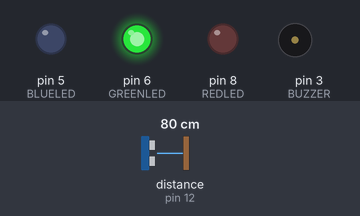
The sketch below on a simulated Arduino Uno, built with avr-gcc and run on an emulated ATmega328P. Shown: output pins drawn as LEDs (lit = HIGH), buzzer (waves = sounding). Inputs (shaded band) come from the test bench; at power-on: distance to the obstacle (sensor on pin 12) 80 cm. The echo pulse lasts 58.3 µs per cm; what the sketch prints to the serial monitor is not drawn.

Above: at 1.2 s.
1.3 s: distance to the obstacle (sensor on pin 12) set to 71 cm
At 2.0 s:
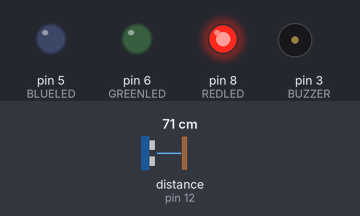
4.3 s: distance to the obstacle (sensor on pin 12) set to 2 cm
At 5.4 s:
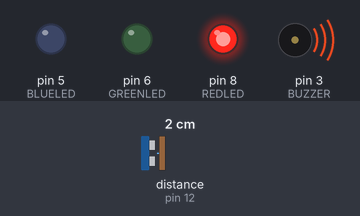
5.9 s: distance to the obstacle (sensor on pin 12) set to 11 cm
At 6.7 s:
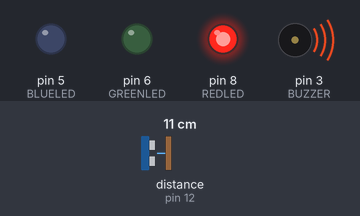
7.4 s: distance to the obstacle (sensor on pin 12) set to 13 cm
At 8.8 s:
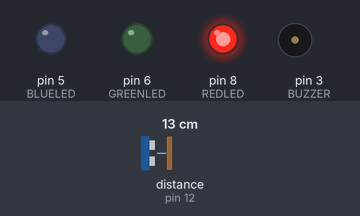
10.4 s: distance to the obstacle (sensor on pin 12) set to 120 cm
At 10.61 s:
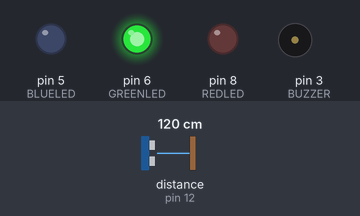
13.4 s: distance to the obstacle (sensor on pin 12) set to 145 cm
16.4 s: distance to the obstacle (sensor on pin 12) set to 155 cm
At 16.88 s:
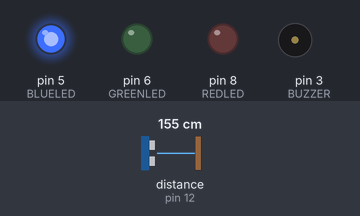
Timing chart, 0 to 19.4 s (numbered marks = the images above; inputs shaded):
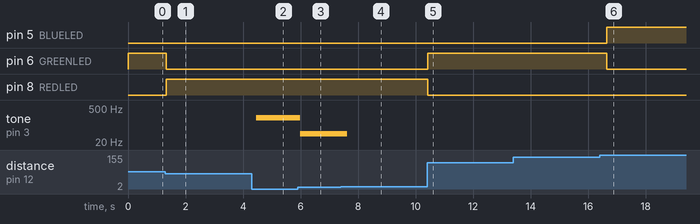

Measured:
- the behaviour switches between 76 and 75 cm on distance to the obstacle (sensor on pin 12) (found by bisection; images 0 and 1)
- the behaviour switches between 12 and 13 cm on distance to the obstacle (sensor on pin 12) (found by bisection; images 3 and 4)
- the behaviour switches between 149 and 150 cm on distance to the obstacle (sensor on pin 12) (found by bisection; images 5 and 6)
- after the input at 1.3 s, pin 6 (GREENLED): HIGH → LOW at once; pin 8 (REDLED): LOW → HIGH at once
- after the input at 4.3 s, tone on pin 3 (BUZZER): silent → 198 Hz after 0.17 s
- after the input at 5.9 s, tone on pin 3 (BUZZER): 198 Hz → 43 Hz after 0.09 s
- after the input at 7.4 s, tone on pin 3 (BUZZER): 43 Hz → silent after 0.23 s
- after the input at 10.4 s, pin 6 (GREENLED): LOW → HIGH at once; pin 8 (REDLED): HIGH → LOW at once
- after the input at 16.4 s, pin 5 (BLUELED): LOW → HIGH after 0.25 s; pin 6 (GREENLED): HIGH → LOW after 0.25 s

The sketch:

Lab_7.ino
```cpp
// Lab 7 - Ultrasonic Sensor
// Amy Ru
// EE 322 - Prof Chuck Bland


// constants need to be in UPPERCASE
// use "courier" font for better readiability and clean code!!

#include <HCSR04.h>

// initialize trig pins and leds
const int TRIGGERPIN = 13;
const int ECHOPIN = 12;
const int REDLED = 8;
const int GREENLED = 6;
const int BLUELED = 5;
const int BUZZER = 3;

UltraSonicDistanceSensor distanceSensor(TRIGGERPIN, ECHOPIN);
// this is a type, not a variable name

void setup ()
    {
    Serial.begin(9600); // initialize baud rate at 9600
    pinMode(REDLED, OUTPUT);
    pinMode(GREENLED, OUTPUT);
    pinMode(BLUELED, OUTPUT);
    pinMode(BUZZER, OUTPUT);
    }

void loop ()
    {
    // Every 500 miliseconds, do a measurement using the sensor and print the distance in centimeters
    double distance = distanceSensor.measureDistanceCm();

      if (distance == -1) // if out of range, no lights
        {
        digitalWrite(REDLED, LOW);
        digitalWrite(GREENLED, LOW);
        digitalWrite(BLUELED, LOW);
        }

      else if (distance <= 75) // if distance is less than 75 cm, red light on
        {
        digitalWrite(REDLED, HIGH);
        digitalWrite(GREENLED, LOW);
        digitalWrite(BLUELED, LOW);

        makeNoise(distance);
        }

      else if (distance > 75 && distance < 150) // if distance is between 75 and 150 cm, green light on
        {
        digitalWrite(REDLED, LOW);
        digitalWrite(GREENLED, HIGH);
        digitalWrite(BLUELED, LOW);

        makeNoise(distance);
        }

      else // all other scenarios (> 150 cm), blue light on
        {
        digitalWrite(REDLED, LOW);
        digitalWrite(GREENLED, LOW);
        digitalWrite(BLUELED, HIGH);

        makeNoise(distance);
        }

      Serial.print(distance);
    }


void makeNoise(double timeDelay) // cast variable timeDelay as a double
  {
  digitalWrite(BUZZER, HIGH); // sound ON
  delay((int)timeDelay);
  digitalWrite(BUZZER, LOW); // sound OFF
  delay((int)timeDelay);
  }
```
